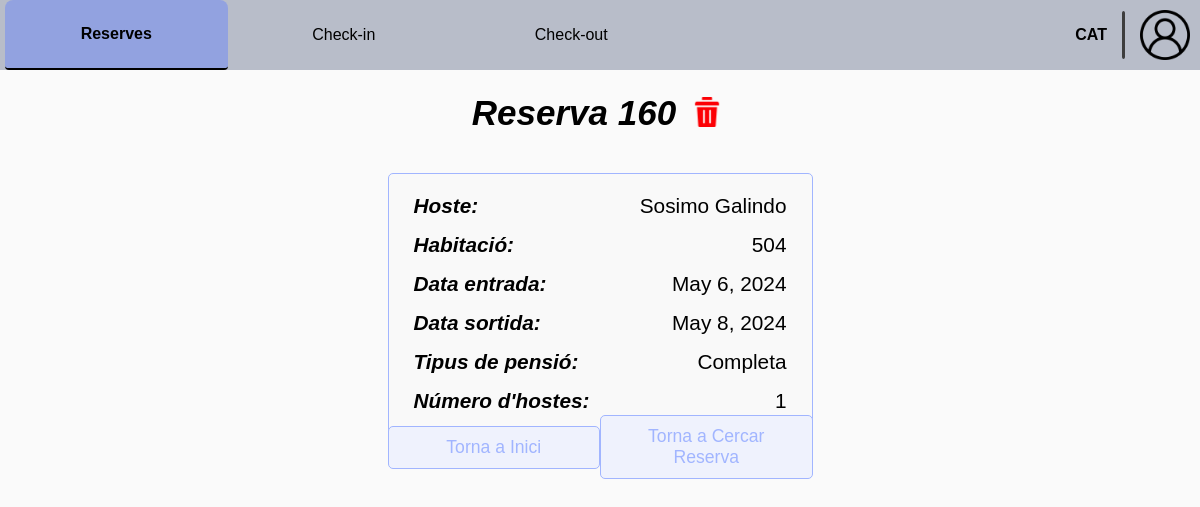
The page /receptionist/reservation-details/160/ (signed in) on the database its author committed.
### Reception/models.py (models this page shows, shortened)
class RoomReservation(models.Model):
    client = models.ForeignKey(Client, on_delete=models.CASCADE)
    room = models.ForeignKey(Room, on_delete=models.CASCADE, to_field='id')
    entry = models.DateField()
    exit = models.DateField()
    pension_type = models.CharField(
        max_length=c.DROPDOWN_MAX_LENGTH,
        choices=c.get_pension_types,
        default='Sense pensió'
    )
    num_guests = models.IntegerField()
    is_active = models.BooleanField(default=True)
    check_in_active = models.BooleanField(default=False)
    check_out_active = models.BooleanField(default=False)
    class Meta:
        unique_together = ('room', 'entry', 'exit')

class HotelUser(AbstractUser):
    email = models.EmailField()
    phone_number = models.CharField(max_length=c.PHONE_NUMBER_LENGTH)
    id_number = models.CharField(max_length=c.ID_NUMBER, blank=True)
    def __str__(self):
        return self.first_name

class Room(models.Model):
    is_clean = models.BooleanField()
    is_taken = models.BooleanField()
    room_num = models.IntegerField(unique=True)
    room_type = models.CharField(
        max_length=c.DROPDOWN_MAX_LENGTH,
        choices=c.get_room_types,
        default='Double'
    )
    room_price = models.IntegerField(default=0)

### Reception/views.py (the view)
# urls.py: path('reservation-details/<int:pk>/', v.reservation_details, name='reservation_details'),
@worker_required('receptionist')
def reservation_details(request, pk):
    try:
        reservation = RoomReservation.objects.get(pk=pk)
    except RoomReservation.DoesNotExist:
        messages.error(request, "No s'ha trobat la reserva")
        return redirect('search_reservation')
    return render(request, c.get_manage_reservation_path(2), {'reservation': reservation})

### Reception/config.py (called while the page is built)
    @staticmethod
    def get_manage_reservation_path(n: int):
        return p.MANAGE_RESERVATION[n]

### templates/worker/receptionist/reservation/manage_reservation/reservation_details.html (shortened to what this page needs)
{% extends "worker/receptionist/base_receptionist.html" %}
{% load static %}
{% block extra_css %}
    <link rel="stylesheet"
          href="{% static 'css/worker/receptionist/reservation/manage_reservation/reservation_details.css' %}">
{% endblock extra_css %}
{% block id_reservation %} id="current-page" {% endblock id_reservation %}
{% block content %}
    <div class="main">
        <div id="title-delete">
            <h2 class="subsubsection-title">Reserva {{ reservation.id }}</h2>
            <form action="{% url 'delete_reservation' reservation.id %}" method="post">
                <button type="submit" onclick="return confirm('Estàs segur que vols eliminar aquesta reserva?');">
                    <img src="{% static 'img/icons/delete-icon.png' %}" alt="Eliminar reserva"></button>
            </form>
        </div>
        <div id="info-buttons">
            <div id="info">
                <p><strong>Hoste:</strong> {{ reservation.client }} {{ reservation.client.last_name }}</p>
                <p><strong>Habitació:</strong> {{ reservation.room.room_num }}</p>
                <p><strong>Data entrada:</strong> {{ reservation.entry }}</p>
                <p><strong>Data sortida:</strong> {{ reservation.exit }}</p>
                <p><strong>Tipus de pensió:</strong> {{ reservation.pension_type }}</p>
                <p><strong>Número d'hostes:</strong> {{ reservation.num_guests }}</p>
            </div>
            <div class="procedural-buttons">
                <a class="back-button" href="{% url 'receptionist_home' %}">Torna a Inici</a>
                <a class="back-button" href="{% url 'search_reservation' %}">Torna a Cercar Reserva</a>
            </div>
        </div>
    </div>
{% endblock %}

### static/css/base.css (style rules this page uses)
body { background-color: #fafafa; font-family: "Gill Sans MT", Arial, sans-serif; margin: 0; padding: 0; aspect-ratio: 16 / 9; width: 100%; height: 100vh; display: flex; flex-direction: column; }
.main { position: relative; display: flex; flex-direction: column; align-items: center; height: 95%; width: 95%; max-height: 900px; max-width: 1600px; gap: 10px; margin-bottom: 10px; }

### static/css/worker/worker.css (style rules this page uses)
button { cursor: pointer; }
p { margin: 0; font-size: 1em; }
.subsubsection-title { margin-bottom: 10px; font-size: 35px; font-style: italic; }
h2 { margin-top: 10px; margin-bottom: 0; font-size: 1.5em; font-weight: bold; }
.procedural-buttons { height: 8%; width: 100%; display: flex; flex-direction: row; justify-content: space-between; align-items: center; }

### static/css/worker/receptionist/reservation/manage_reservation/reservation_details.css (style rules this page uses)
#title-delete { display: flex; flex-direction: row; gap: 10px; align-items: center; margin-bottom: 20px; }
#title-delete button { border: none; background-color: transparent; }
#title-delete img { width: 30px; height: 30px; }
#info-buttons { min-width: 425px; max-width: 75%; }
#info { display: flex; gap: 15px; flex-direction: column; padding: 20px 25px; font-size: 1.3em; border: 1px solid #a1b5ff; border-radius: 5px; background-color: #f9f9f9; }
#info p { margin: 0; display: flex; flex-direction: row; justify-content: space-between; }
#info strong { font-style: italic; }
.back-button { width: 50%; text-align: center; background-color: #eff2fd; color: #a1b5ff; text-decoration: none; border: solid 1px #a1b5ff; border-radius: 5px; padding: 10px 20px; font-size: 1.1em; }

### rows shown on the page
RoomReservation: id "160", client "Sosimo", client.last_name "Galindo", room.room_num "504", entry "May 6, 2024", exit "May 8, 2024", pension_type "Completa", num_guests "1"
